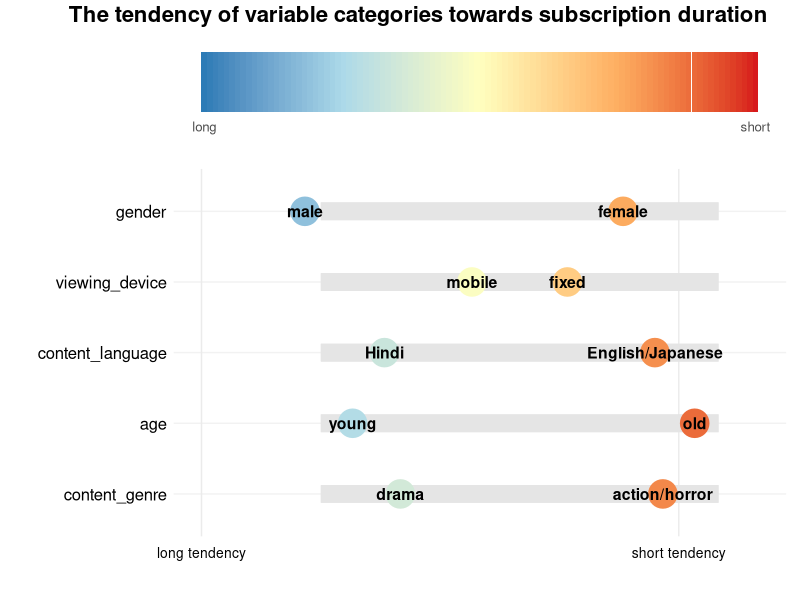

This chart was generated by the following R code:
library(ggplot2)
library(cowplot)
library(tidyr)

# data
set.seed(123)
data <- data.frame(
  variable = rep(c("gender", "content_language", "content_genre", "age", "viewing_device"), each = 2),
  category = c("male", "female",
               "Hindi", "English/Japanese", 
               "drama", "action/horror",
               "young", "old",
               "mobile", "fixed"
  ),
  tendency = c(2.3, 6.3,   
               3.3, 6.7,   
               3.5, 6.8,   
               2.9, 7.2,   
               4.4, 5.6)   
)

#
color_bar <- ggplot() +
  geom_tile(data = data.frame(x = 1:100, y = 1),
            aes(x = x, y = y, fill = x), 
            show.legend = FALSE) +
  scale_fill_gradientn(colors = c("#2c7bb6", "#abd9e9", "#ffffbf", "#fdae61", "#d7191c"),
                       limits = c(1, 100)) +
  scale_x_continuous(breaks = c(1, 100),
                     labels = c("long", "short")) +
  labs(x = "", y = "") +
  theme_minimal() +
  theme(
    axis.text.y = element_blank(),
    axis.ticks.y = element_blank(),
    panel.grid = element_blank(),
    text = element_text(size = 12),
    plot.margin = margin(t = 5, b = 5)
  )

# 
main_plot <- ggplot(data, aes(x = tendency, y = reorder(variable, -tendency), 
                              fill = tendency, color = after_scale(fill))) +
  geom_segment(aes(x = 2.5, xend = 7.5, yend = reorder(variable, -tendency)), 
               color = "gray90", linewidth = 6) +
  geom_point(shape = 21, size = 8, stroke = 1.5) +
  geom_text(aes(label = category), color = "black", fontface = "bold", size = 4) +
  scale_fill_gradientn(colors = c("#2c7bb6", "#abd9e9", "#ffffbf", "#fdae61", "#d7191c"),
                       limits = c(1, 8)) +
  scale_x_continuous(limits = c(1, 8), 
                     breaks = c(1, 7),
                     labels = c("long tendency", "short tendency")) +
  labs(x = "", y = "") +
  theme_minimal() +
  theme(
    panel.grid.major.y = element_line(color = "grey95"),
    panel.grid.minor = element_blank(),
    legend.position = "none",
    axis.text = element_text(size = 12, color = "black"),
    axis.text.x = element_text(size = 10, margin = margin(t = 5)),
    plot.margin = margin(t = 5, b = 15, l = 10, r = 10)
  )

#
title <- ggdraw() + 
  draw_label("The tendency of variable categories towards subscription duration", 
             fontface = 'bold', size = 16, x = 0, hjust = 0.15) +
  theme(plot.margin = margin(t = 0, b = 10, l = 10))

# 
final_plot <- plot_grid(
  title,
  color_bar,
  main_plot,
  ncol = 1,
  rel_heights = c(0.07, 0.2, 0.73), 
  align = "v"
)

# 
print(final_plot)

#ggsave("D:/TCD/Study/Dissertation/mine/pic/real/findings/duration_color.png", final_plot, width = 4, height = 2, dpi = 300)




